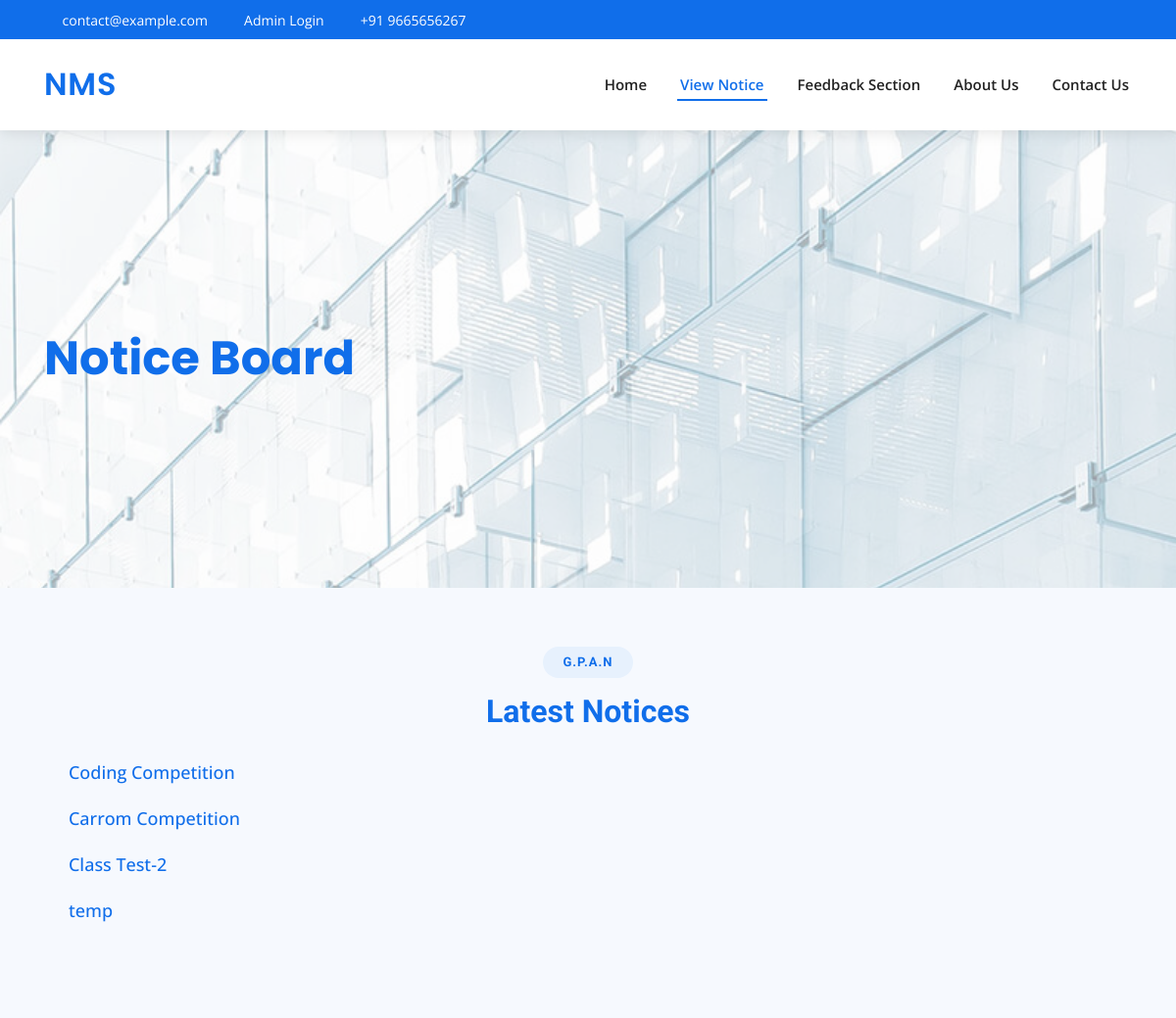
The page /view-notice.php on the database its author committed.
### tables this page shows
CREATE TABLE `notice` (
  `From` text NOT NULL,
  `Title` text NOT NULL,
  `Desc` text NOT NULL,
  `id` int(11) NOT NULL,
  `attachment` varchar(255) DEFAULT NULL,
  `category` varchar(50) NOT NULL DEFAULT 'general',
  `featured` tinyint(4) NOT NULL DEFAULT 0,
  `date` date NOT NULL DEFAULT current_timestamp()
);

### view-notice.php (the view, shortened to what this page needs)
<!DOCTYPE html>
<html lang="en">
<head>
  <link href="assets/vendor/bootstrap/css/bootstrap.min.css" rel="stylesheet">
  <link href="assets/vendor/icofont/icofont.min.css" rel="stylesheet">
  <link href="assets/vendor/boxicons/css/boxicons.min.css" rel="stylesheet">
  <link href="assets/vendor/owl.carousel/assets/owl.carousel.min.css" rel="stylesheet">
  <link href="assets/vendor/venobox/venobox.css" rel="stylesheet">
  <link href="assets/vendor/aos/aos.css" rel="stylesheet">
  <link href="assets/css/style.css" rel="stylesheet">
</head>
<body>
  <div id="topbar" class="d-none d-lg-flex align-items-center fixed-top">
    <div class="container d-flex">
      <div class="contact-info mr-auto">
        <i class="icofont-envelope"></i> <a href="mailto:contact@example.com">contact@example.com</a>
		 <i class="icofont-envelope"></i> <a href="login.php">Admin Login</a>
        <i class="icofont-phone"></i> +91 9665656267
      </div>
      <div class="social-links">
        <a href="#" class="twitter"><i class="icofont-twitter"></i></a>
        <a href="#" class="facebook"><i class="icofont-facebook"></i></a>
        <a href="#" class="instagram"><i class="icofont-instagram"></i></a>
        <a href="#" class="skype"><i class="icofont-skype"></i></a>
        <a href="#" class="linkedin"><i class="icofont-linkedin"></i></i></a>
      </div>
    </div>
  </div>
  <header id="header" class="fixed-top">
    <div class="container d-flex align-items-center">
      <h1 class="logo mr-auto"><a href="index.html"><span>NMS</span></a></h1>
      <nav class="nav-menu d-none d-lg-block">
        <ul>
          <li><a href="index.php">Home</a></li>
          <li class="active"><a href="Notice.php">View Notice</a></li>
          <li><a href="feed.php">Feedback Section</a></li>
          <li><a href="#portfolio">About Us</a></li>
          <li><a href="#contact">Contact Us</a></li>
        </ul>
      </nav>
    </div>
  </header>
  <section id="hero" class="d-flex align-items-center">
    <div class="container" data-aos="zoom-out" data-aos-delay="100">
      <h1> <span>Notice Board</spa>
      </h1>
      </div>
  </section>
 <?php
$con=mysqli_connect("127.0.0.1","root","","sample");
	echo"
		<main id='main'>	";
	echo"  <section id='faq' class='faq section-bg'>";
    echo"   <div class='container' data-aos='fade-up'>";
    echo"     <div class='section-title'>
          <h2>G.P.A.N</h2>
          <h3><span> Latest Notices</span></h3>
        </div>
		   <ul class='faq-list' data-aos='fade-up' data-aos-delay='100'>";
	$query2= "select * from notice";
	$res=mysqli_query($con, $query2);
	$o="0";
	$t="#faq";
	$z="faq";
	while($rony=mysqli_fetch_array($res))
	{
	 $o++;
    $p=$t.$o ;
	$x=$z.$o;
    $a=$rony['Title'];
	$b=$rony['Desc'];
	$c=$rony['From'];
		echo"
          <li>
            <a data-toggle='collapse' class='' href='$p'>$a<i class='icofont-simple-up'></i></a>
			<div id='$x' class='collapse hide' data-parent='.faq-list'>
			<p style='margin-right:40%'>$b</p>
					<p align='right' style='margin-right:40%'> ------ From  $c</p>
			</div>
          </li>
	";
	}
	 echo " </ul> </div></section>  </main>";
 ?>
</body>
</html>

### assets/css/style.css (style rules this page uses)
body { font-family: "Open Sans", sans-serif; color: #444444; }
a { color: #106eea; }
h1, h2, h3, h4, h5, h6 { font-family: "Roboto", sans-serif; }
#topbar { background: #106eea; height: 40px; font-size: 14px; transition: all 0.5s; color: #fff; }
#topbar .contact-info a { line-height: 1; color: #fff; transition: 0.3s; }
#topbar .contact-info i { padding-right: 4px; margin-left: 15px; }
#topbar .contact-info i:first-child { margin-left: 0; }
#topbar .social-links a { color: rgba(255, 255, 255, 0.6); padding-left: 15px; display: inline-block; line-height: 1px; transition: 0.3s; }
#header { background: #fff; transition: all 0.5s; z-index: 997; padding: 25px 0; top: 40px; box-shadow: 0px 2px 15px rgba(0, 0, 0, 0.1); }
#header .logo { font-size: 32px; margin: 0; padding: 0; line-height: 1; font-weight: 600; letter-spacing: 0.8px; font-family: "Poppins", sans-serif; }
#header .logo a { color: #222222; }
#header .logo a span { color: #106eea; }
.nav-menu ul { margin: 0; padding: 0; list-style: none; }
.nav-menu>ul { display: flex; }
.nav-menu>ul>li { position: relative; white-space: nowrap; padding: 10px 0 10px 28px; }
.nav-menu a { display: block; position: relative; color: #222222; transition: 0.3s; font-size: 15px; font-weight: 600; padding: 0 3px; font-family: "Open Sans", sans-serif; }
.nav-menu>ul>li>a:before { content: ""; position: absolute; width: 100%; height: 2px; bottom: -5px; left: 0; background-color: #106eea; visibility: hidden; width: 0px; transition: all 0.3s ease-in-out 0s; }
.nav-menu a:hover:before, .nav-menu li:hover>a:before, .nav-menu .active>a:before { visibility: visible; width: 100%; }
.nav-menu a:hover, .nav-menu .active>a, .nav-menu li:hover>a { color: #106eea; }
.mobile-nav { position: fixed; top: 55px; right: 15px; bottom: 15px; left: 15px; z-index: 9999; overflow-y: auto; background: #fff; transition: ease-in-out 0.2s; opacity: 0; visibility: hidden; border-radius: 10px; padding: 10px 0; }
.mobile-nav * { margin: 0; padding: 0; list-style: none; }
.mobile-nav a { display: block; position: relative; color: #222222; padding: 10px 20px; font-weight: 500; outline: none; }
.mobile-nav a:hover, .mobile-nav .active>a, .mobile-nav li:hover>a { color: #106eea; text-decoration: none; }
#hero { width: 100%; height: 75vh; background: url("../img/hero-bg.jpg") top left; background-size: cover; position: relative; }
#hero:before { content: ""; background: rgba(255, 255, 255, 0.6); position: absolute; bottom: 0; top: 0; left: 0; right: 0; }
#hero .container { position: relative; padding-top: 132px; }
#hero h1 { margin: 0; font-size: 48px; font-weight: 700; line-height: 56px; color: #222222; font-family: "Poppins", sans-serif; }
#hero h1 span { color: #106eea; }
@media (min-width: 1024px) { #hero { background-attachment: fixed; } }
section { padding: 60px 0; overflow: hidden; }
.section-bg { background-color: #f6f9fe; }
.section-title { text-align: center; padding-bottom: 30px; }
.section-title h2 { font-size: 13px; letter-spacing: 1px; font-weight: 700; padding: 8px 20px; margin: 0; background: #e7f1fd; color: #106eea; display: inline-block; text-transform: uppercase; border-radius: 50px; }
.section-title h3 { margin: 15px 0 0 0; font-size: 32px; font-weight: 700; }
.section-title h3 span { color: #106eea; }
.faq { padding: 60px 0; }
.faq .faq-list { padding: 0; list-style: none; }
.faq .faq-list li { padding: 0 0 20px 25px; }
.faq .faq-list a { display: block; position: relative; font-family: #106eea; font-size: 18px; font-weight: 500; }
.faq .faq-list i { font-size: 18px; position: absolute; left: -25px; top: 6px; }

### rows shown on the page
notice: Title "Coding Competition"
notice: Title "Carrom Competition"
notice: Title "Class Test-2"
notice: Title "temp"
